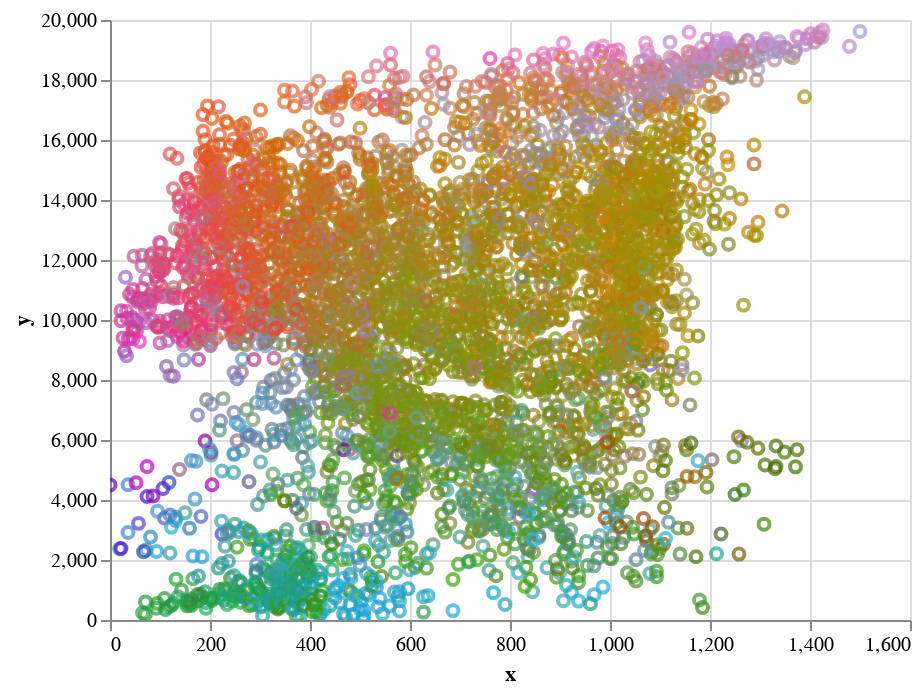

The notebook cell this image was saved under:
### Code cell
alt.Chart(
    data=df_genre_attrs.sample(5000), 
    mark='point', 
    encoding={
        'x': {
            'field': 'x', 
            'type':'quantitative'
        }, 
        'y': {
            'field': 'y', 
            'type':'quantitative'
        },
        "color": {"field": "hex_colour", "type": "nominal", "scale": None},
        "tooltip": {"field": "genre", "type": "nominal"}
    }
).interactive()

### Figure 1 — Vega-Lite specification as saved in the notebook (floating-point values rounded to 4 significant figures; data arrays with more than 128 entries replaced by an {"elided": "..."} marker saying what was removed)
{"config": {"view": {"continuousWidth": 400, "continuousHeight": 300}}, "data": {"name": "data-e30b2729475de178323d6f0086978461"}, "mark": "point", "encoding": {"x": {"field": "x", "type": "quantitative"}, "y": {"field": "y", "type": "quantitative"}, "color": {"field": "hex_colour", "type": "nominal", "scale": null}, "tooltip": {"field": "genre", "type": "nominal"}}, "selection": {"selector001": {"type": "interval", "bind": "scales", "encodings": ["x", "y"]}}, "$schema": "https://vega.github.io/schema/vega-lite/v4.8.1.json", "datasets": {"data-e30b2729475de178323d6f0086978461": {"elided": "5000 records"}}}
